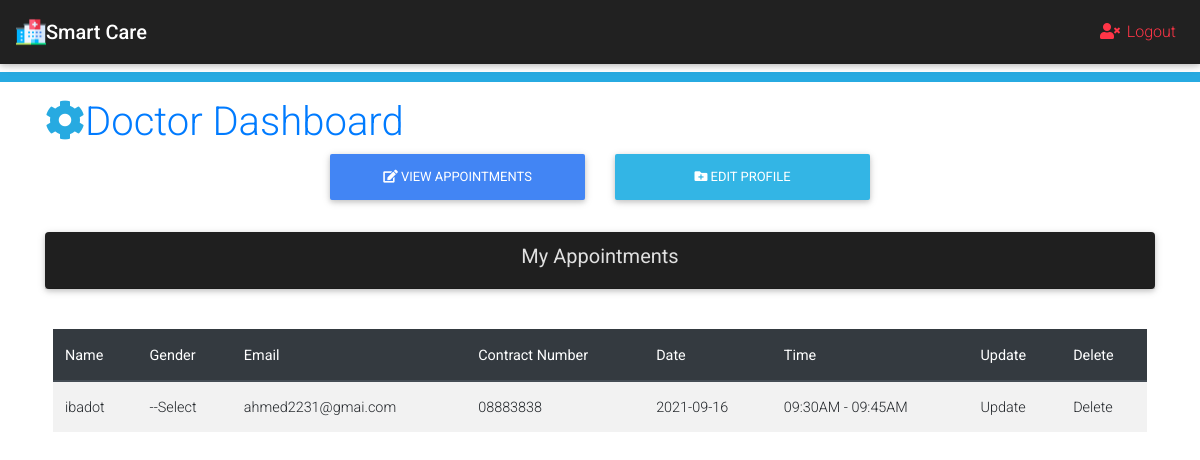
Page /doctor/appshow.php on the committed database.
### tables this page shows
CREATE TABLE `patient` (
  `id` int(11) NOT NULL,
  `patient_name` varchar(30) NOT NULL,
  `patient_gender` varchar(20) NOT NULL,
  `patient_email` varchar(30) NOT NULL,
  `patient_mobile` varchar(13) NOT NULL,
  `selected_specialist` varchar(30) NOT NULL,
  `selected_doctor` varchar(30) NOT NULL,
  `doc_id` int(13) NOT NULL,
  `status` varchar(20) NOT NULL,
  `date` varchar(30) NOT NULL,
  `timeslot` varchar(30) NOT NULL
);

### doctor/server.php (called while the page is built, shortened)
<?php
$doctorprofile=($_SESSION['id']);
 ?>

### doctor/appshow.php (the view, shortened to what this page needs)
<?php include ("server.php"); ?>
<!DOCTYPE html>
<html>
<head>
</head>
<?php require_once "Dashboard.php"; ?>
<body>
<div class="container">
    <div class="row ">
        <div class="col">
        <div class="card bg-dark text-light mb-4">
          <div class="card-header">
            <h5><center><b>My Appointments</b></center></h5>
          </div>
    </div>
    </div>
</div>
		<section class="container py-2 mb-4">
      <div class="row">
        <div class="col-lg-12 p-2">
          <table class="table table-striped table-hover">
            <thead class="thead-dark">
            <tr>
              <th>Name</th>
              <th>Gender</th>
              <th>Email</th>
              <th>Contract Number</th>
              <th>Date</th>
              <th>Time</th>
              <th>Update</th>
              <th>Delete</th>
            </tr>
            </thead>
		<?php
	    $sqldoc="SELECT  * FROM  patient   WHERE doc_id=('$doctorprofile')"  ;
		$resultdoc=$mysqli->query($sqldoc);
		if(mysqli_num_rows($resultdoc)>= 1){
			while ($row=$resultdoc->fetch_assoc()) {
				$name=$row['patient_name'];
				$gender=$row['patient_gender'];
				$email=$row['patient_email'];
				$mobile=$row['patient_mobile'];
				$Date=$row['date'];
				$timeslot = $row['timeslot'];
 ?>
<tbody>
              <tr>
						<td><?php echo $name; ?></td>
						<td><?php echo $gender; ?></td>
						<td><?php echo $email; ?></td>
						<td><?php echo  $mobile; ?></td>
                        <td><?php echo  $Date;?></td>
                        <td><?php echo  $timeslot;?></td>
                        <td><a href="book_update.php?id=<?php echo $Id ?>">Update</a></td>
                        <td><a href="book_delete.php?id=<?php echo $Id ?>">Delete</a></td>
              </tr>
              </tbody>
			  <?php }
}
?>
          </table>
        </div>
      </div>
    </section>
</body>
</html>

### rows in the picture
patient: patient_name "ibadot", patient_gender "--Select", patient_email "ahmed2231@gmai.com", patient_mobile "08883838", date "2021-09-16", timeslot "09:30AM - 09:45AM"
